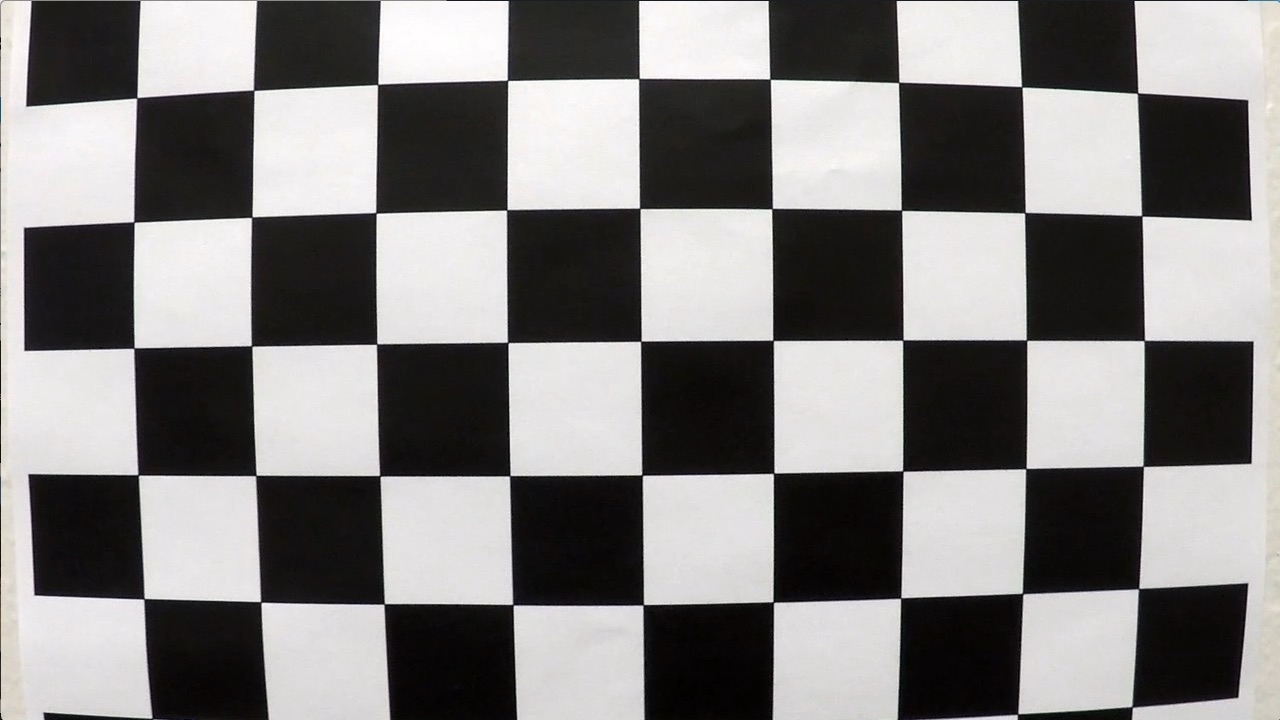
#> input picture Python/finding_lane_advance/camera_cal/calibration1.jpg, 1280 x 720 px
$ jupyter execute --allow-errors 'Project 2.ipynb'   (shell and % lines are left out)   (older library calls are emulated)
#> lines starting #> are read from the running program, lines starting #| are printed output that depends on the picture; after the words box and inside, x2 and y2 are one past the last pixel; in counts of white or black regions, pixels touching at a corner belong together
[cell 1]
import numpy as np
import pandas as pd
import cv2
import os
import glob
import matplotlib.pyplot as plt
import pickle


prev_curves = []
pre_curvature = []

[cell 2]
def calibrate_camera(images):
    # Prepare object points 0,0,0 ... 8,5,0
    obj_pts = np.zeros((6*9,3), np.float32)
    obj_pts[:,:2] = np.mgrid[0:9, 0:6].T.reshape(-1,2)

    # Stores all object points & img points from all images
    objpoints = []
    imgpoints = []

    for file_name in images:
        img = cv2.imread(file_name)
#> img is the input picture: shape (720, 1280, 3); mean B, G, R 127.8, 128.4, 130.1
        img_size = (img.shape[1], img.shape[0])
#> img_size = (1280, 720)
        gray = cv2.cvtColor(img, cv2.COLOR_BGR2GRAY)

        ret, corners = cv2.findChessboardCorners(gray, (9,6), None)
#> ret = False; corners = None
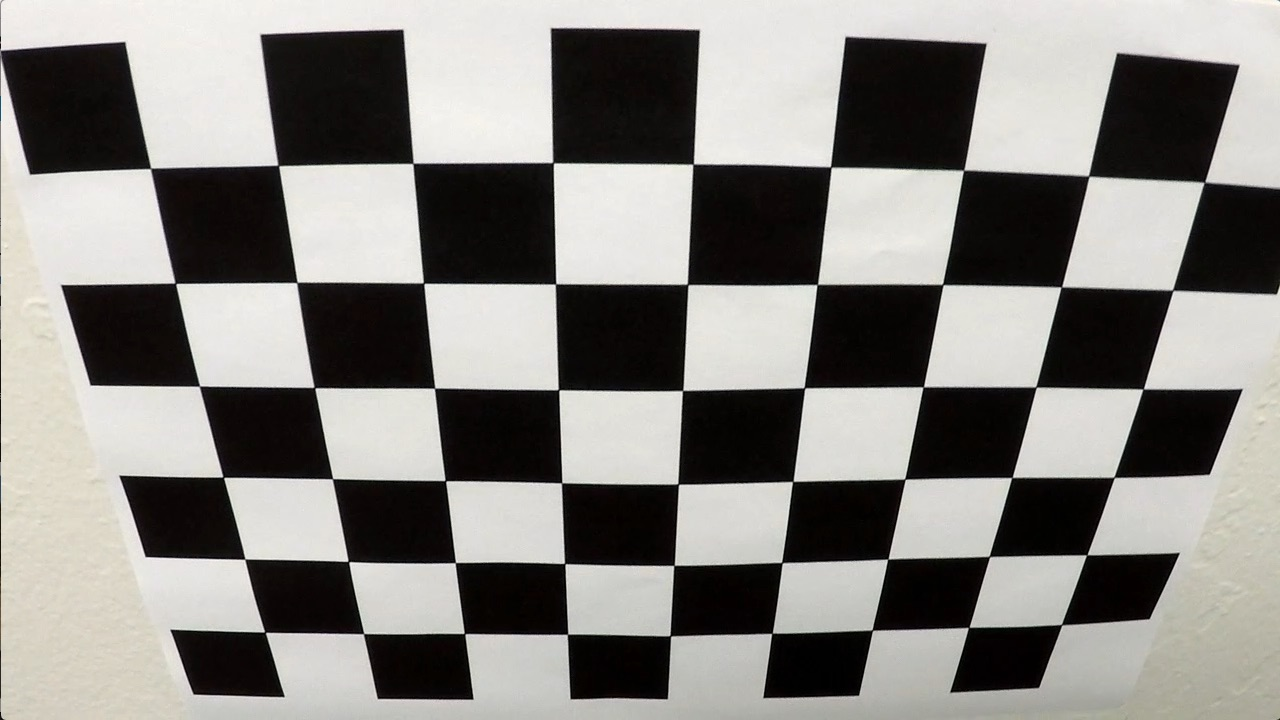
#> input picture Python/finding_lane_advance/camera_cal/calibration2.jpg, 1280 x 720 px
#> further down, img is the input picture: shape (720, 1280, 3); mean B, G, R 128.5, 132.4, 134.4

        if ret == True:
            objpoints.append(obj_pts)
            imgpoints.append(corners)

    # Calibrating the camera
    ret, mtx, dist, rvecs, tvecs = cv2.calibrateCamera(objpoints, imgpoints, img_size, None,None)

    return mtx, dist;

[cell 3]
def undistort_image(img, mtx, dist):
    undist_img = cv2.undistort(img, mtx, dist, None, mtx)
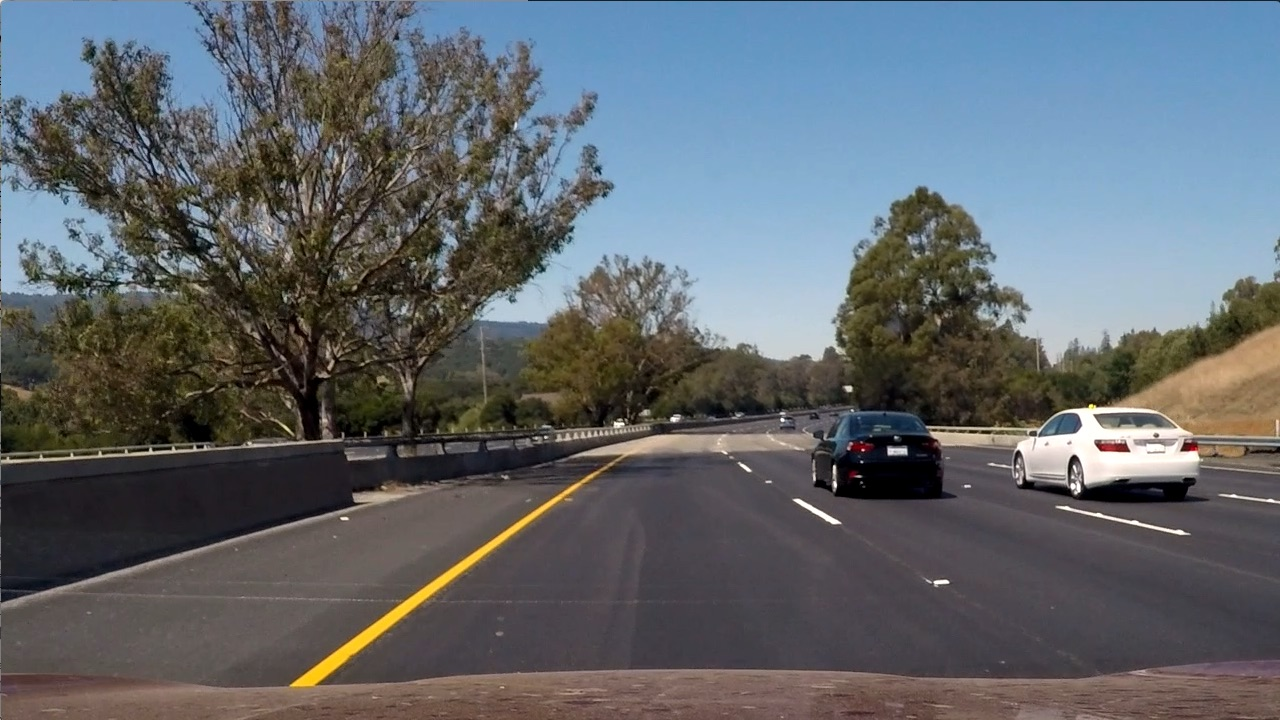
#> input picture Python/finding_lane_advance/test_images/test6.jpg, 1280 x 720 px
#> further down, img is the input picture: shape (720, 1280, 3); mean B, G, R 107.9, 102.6, 97
    return undist_img

[cell 4]
def process_image(img, mtx, dist, s_thresh=(170, 255), sx_thresh=(20, 100)):
#> called with mtx = array of shape (3, 3), dist = array of shape (1, 5), s_thresh = (170, 255), sx_thresh = (20, 100)
    img = undistort_image(img, mtx, dist)
    img = np.copy(img)

    # Convert RGB to HLS color space
    hls = cv2.cvtColor(img, cv2.COLOR_RGB2HLS)
#> hls: shape (720, 1280, 3); mean of channels 0, 1, 2 77.2, 100.8, 55.8
    l_channel = hls[:,:,1]
    s_channel = hls[:,:,2]

    # Sobel x
    sobelx = cv2.Sobel(l_channel, cv2.CV_64F, 1, 0) # Take the derivative in x
    abs_sobelx = np.absolute(sobelx) # Absolute x derivative to accentuate lines away from horizontal
    scaled_sobel = np.uint8(255*abs_sobelx/np.max(abs_sobelx))
#> `dst = process_image(img, mtx, dist)`: dst: shape (720, 1280); values 0 (black) and 1 (white), 13.6% white in thin lines or dots

    # Threshold x gradient
    sxbinary = np.zeros_like(scaled_sobel)
    sxbinary[(scaled_sobel >= sx_thresh[0]) & (scaled_sobel <= sx_thresh[1])] = 1

    # Threshold color channel
    s_binary = np.zeros_like(s_channel)
    s_binary[(s_channel >= s_thresh[0]) & (s_channel <= s_thresh[1])] = 1

    #color_binary = np.dstack((np.zeros_like(sxbinary), sxbinary, s_binary)) * 255

    combined_binary = np.zeros_like(sxbinary)
    combined_binary[(s_binary == 1) | (sxbinary == 1)] = 1

    return combined_binary

def perspective_warp(img,
                     dst_size=(1280,720),
                     src=np.float32([(0.43,0.65),(0.58,0.65),(0.1,1),(1,1)]),
                     dst=np.float32([(0,0), (1, 0), (0,1), (1,1)])):
#> called with dst_size = (1280, 720), src = array of shape (4, 2), dst = array of shape (4, 2)
    img_size = np.float32([(img.shape[1],img.shape[0])])
#> img_size = [[1280, 720]]
    src = src * img_size
    # For destination points, I'm arbitrarily choosing some points to be
    # a nice fit for displaying our warped result
    # this is good enough for our purposes
    dst = dst * np.float32(dst_size)
    # Given src and dst points, calculate the perspective transform matrix
    M = cv2.getPerspectiveTransform(src, dst)
    # Warp the image using OpenCV warpPerspective()
    warped_image = cv2.warpPerspective(img, M, dst_size, flags=cv2.INTER_LINEAR)
#> warped_image: shape (720, 1280); values 0 (black) and 1 (white), 5.1% white; 66 white regions (55 under 20 px), largest, box (x1, y1, x2, y2) and area: (127, 0, 398, 713) 36929, (1168, 333, 1253, 468) 6937, (1238, 0, 1280, 86) 1292
    return warped_image

def inverse_perspective_warp(img,
                     dst_size=(1280,720),
                     src=np.float32([(0,0), (1, 0), (0,1), (1,1)]),
                     dst=np.float32([(0.43,0.65),(0.58,0.65),(0.1,1),(1,1)])):
    img_size = np.float32([(img.shape[1],img.shape[0])])
    src = src* img_size
    # For destination points, I'm arbitrarily choosing some points to be
    # a nice fit for displaying our warped result
    # this is good enough for our purposes
    dst = dst * np.float32(dst_size)
    # Given src and dst points, calculate the perspective transform matrix
    M = cv2.getPerspectiveTransform(src, dst)
    # Warp the image using OpenCV warpPerspective()
    warped = cv2.warpPerspective(img, M, dst_size)
    return warped

def get_histogram(img):
    histogram = np.sum(img[img.shape[0]//2:,:], axis=0)
    #plt.plot(histogram)
    #plt.title("Histogram", fontsize=30)
    #plt.show()
    return histogram

[cell 5]
def find_lane_pixels(img, nwindows=9, margin=100, minpix = 50, draw_windows=True):
#> called with nwindows = 9, margin = 100, minpix = 50, draw_windows = True
    global left_a, left_b, left_c, right_a, right_b, right_c
    left_fit_= np.empty(3)
    right_fit_ = np.empty(3)
    out_img = np.dstack((img, img, img))*255

    histogram = get_histogram(img)
#> in get_histogram, `histogram = np.sum(img[img.shape[0]//2:,:], axis=0)`: histogram = 1280 values, max 188 at index 165, min 0 at index 0, mean 16.84

    # find peaks of left and right halves
    midpoint = int(histogram.shape[0]//2)
#> midpoint = 640

    leftx_base = np.argmax(histogram[:midpoint])
#> leftx_base = 165
    rightx_base = np.argmax(histogram[midpoint:]) + midpoint
#> rightx_base = 1212

    # Set height of windows
    window_height = np.int(img.shape[0]/nwindows)
#> window_height = 80
    # Identify the x and y positions of all nonzero pixels in the image
    nonzero = img.nonzero()
#> nonzero = 47301 positions, rows 0 to 719, columns 42 to 1279
    nonzeroy = np.array(nonzero[0])
    nonzerox = np.array(nonzero[1])
    # Current positions to be updated for each window
    leftx_current = leftx_base
#> leftx_current = 165
    rightx_current = rightx_base
#> rightx_current = 1212

    # Create empty lists to receive left and right lane pixel indices
    left_lane_inds = []
    right_lane_inds = []

    # Step through the windows one by one
    for window in range(nwindows):
        # Identify window boundaries in x and y (and right and left)
        win_y_low = img.shape[0] - (window+1)*window_height
        win_y_high = img.shape[0] - window*window_height


        win_xleft_low = leftx_current - margin
        win_xleft_high = leftx_current + margin

        win_xright_low = rightx_current - margin
        win_xright_high = rightx_current + margin
        # Draw the windows on the visualization image
        if draw_windows == True:
            cv2.rectangle(out_img,(win_xleft_low,win_y_low),(win_xleft_high,win_y_high),
            (0,255,0), 3)
            cv2.rectangle(out_img,(win_xright_low,win_y_low),(win_xright_high,win_y_high),
            (0,255,0), 3)

        # Identify the nonzero pixels in x and y within the window
        good_left_inds = ((nonzeroy >= win_y_low) & (nonzeroy < win_y_high) &
        (nonzerox >= win_xleft_low) &  (nonzerox < win_xleft_high)).nonzero()[0]
        good_right_inds = ((nonzeroy >= win_y_low) & (nonzeroy < win_y_high) &
        (nonzerox >= win_xright_low) &  (nonzerox < win_xright_high)).nonzero()[0]
        # Append these indices to the lists
        left_lane_inds.append(good_left_inds)
        right_lane_inds.append(good_right_inds)
        # If you found > minpix pixels, recenter next window on their mean position
        if len(good_left_inds) > minpix:
            leftx_current = np.int(np.mean(nonzerox[good_left_inds]))
        if len(good_right_inds) > minpix:
            rightx_current = np.int(np.mean(nonzerox[good_right_inds]))
#> this loop made 9 passes
#> (win_xleft_low, win_xleft_high, win_xright_low, win_xright_high, leftx_current, rightx_current) on passes 2, 4, 5, 7, 8, 9: (51, 251, 1112, 1312, 166, 1170), (87, 287, 1070, 1270, 207, 1204), (107, 307, 1104, 1304, 225, 1214), (153, 353, 1114, 1314, 280, 1251), (180, 380, 1151, 1351, 309, 1254), (209, 409, 1154, 1354, 343, 1263)
#> (win_xleft_low, win_xleft_high, win_xright_low, win_xright_high, good_right_inds, leftx_current) on pass 1: (65, 265, 1112, 1312, [47116, 47117, 47118, 47163, 47164, 47249, 47250], 151)
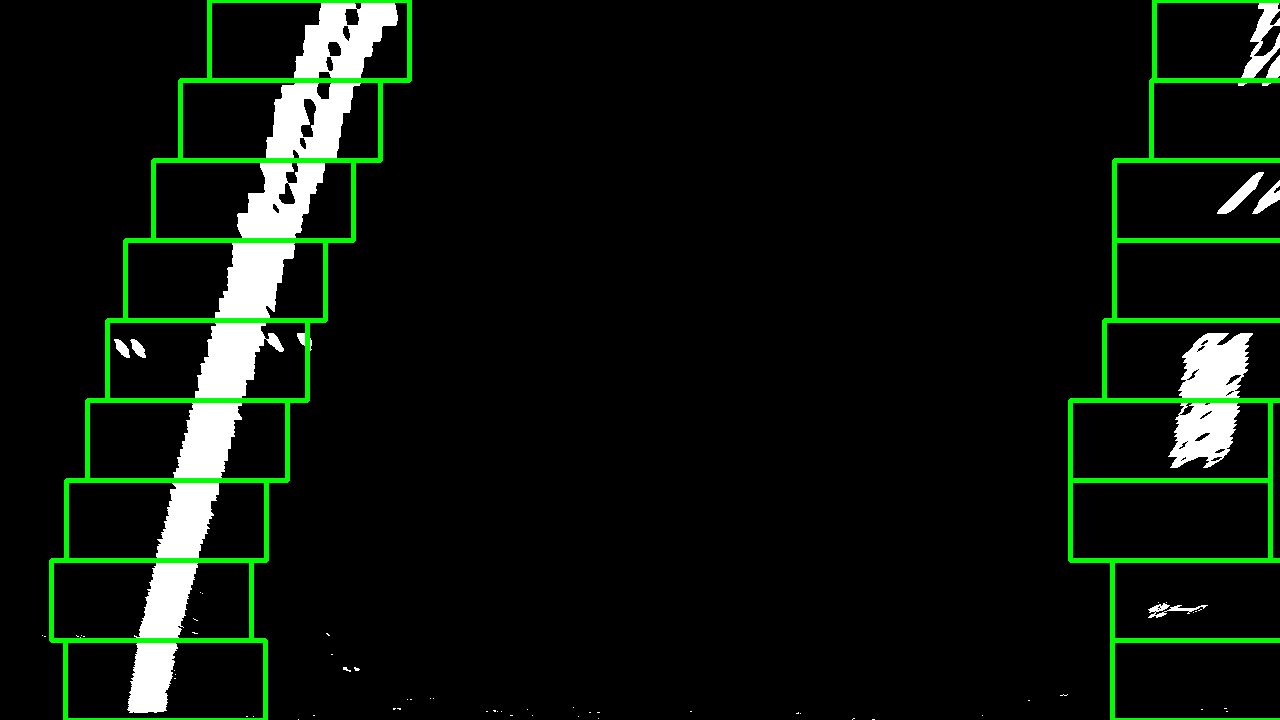
#> out_img: shape (720, 1280, 3); mean of channels 0, 1, 2 12.3, 20.3, 12.3; drawn as B, G, R
#> after the loop, left_lane_inds = 9 items; right_lane_inds = 9 items

    # Concatenate the arrays of indices
    left_lane_inds = np.concatenate(left_lane_inds)
    right_lane_inds = np.concatenate(right_lane_inds)
#> right_lane_inds = 9734 values, max 47250 at index 6, min 68 at index 8273, mean 24534.2

    # Extract left and right line pixel positions
    leftx = nonzerox[left_lane_inds]
    lefty = nonzeroy[left_lane_inds]
    rightx = nonzerox[right_lane_inds]
#> rightx = 9734 values, max 1279 at index 7334, min 1148 at index 143, mean 1221
    righty = nonzeroy[right_lane_inds]
#> righty = 9734 values, max 711 at index 5, min 0 at index 8273, mean 328.6

    # Fit a second order polynomial to each
    left_fit = np.polyfit(lefty, leftx, 2)
#> left_fit = [0.000187, -0.432, 358.9]
    right_fit = np.polyfit(righty, rightx, 2)
#> right_fit = [-8.11e-05, -0.12, 1270.9]

    left_a.append(left_fit[0])
    left_b.append(left_fit[1])
    left_c.append(left_fit[2])

    right_a.append(right_fit[0])
    right_b.append(right_fit[1])
    right_c.append(right_fit[2])

    # averaging the last 10 polynomial coeficients
    if len(left_a) >= 10 :
        left_fit_[0] = np.mean(left_a[-10:])
        left_fit_[1] = np.mean(left_b[-10:])
        left_fit_[2] = np.mean(left_c[-10:])

        right_fit_[0] = np.mean(right_a[-10:])
        right_fit_[1] = np.mean(right_b[-10:])
        right_fit_[2] = np.mean(right_c[-10:])
    else:
        left_fit_[0] = left_fit[0]
        left_fit_[1] = left_fit[1]
        left_fit_[2] = left_fit[2]

        right_fit_[0] = right_fit[0]
        right_fit_[1] = right_fit[1]
        right_fit_[2] = right_fit[2]

    # Generate x and y values for plotting
    ploty = np.linspace(0, img.shape[0]-1, img.shape[0] )
#> ploty = 720 values from 0 to 719
    left_fitx = left_fit[0]*ploty**2 + left_fit[1]*ploty + left_fit[2]
#> left_fitx = 720 values, max 358.9 at index 0, min 145 at index 719, mean 235.9
    right_fitx = right_fit[0]*ploty**2 + right_fit[1]*ploty + right_fit[2]
#> right_fitx = 720 values, max 1270.9 at index 0, min 1142.8 at index 719, mean 1213.8

    # Plots the left and right polynomials on the lane lines
    #plt.plot(left_fitx, ploty, color='yellow')
    #plt.plot(right_fitx, ploty, color='yellow')

    out_img[nonzeroy[left_lane_inds], nonzerox[left_lane_inds]] = [255, 0, 100]
    out_img[nonzeroy[right_lane_inds], nonzerox[right_lane_inds]] = [0, 100, 255]

    return out_img, (left_fitx, right_fitx), (left_fit_, right_fit_), ploty

def get_curvature(img, leftx, rightx):
    ploty = np.linspace(0, img.shape[0]-1, img.shape[0])
#> ploty = 720 values from 0 to 719
    y_eval = np.max(ploty)
#> y_eval = 719
    ym_per_pix = 30.5/720 # meters per pixel in y dimension
    xm_per_pix = 3.7/720 # meters per pixel in x dimension

    # Fit new polynomials to x,y in world space
    left_fit_cr = np.polyfit(ploty*ym_per_pix, leftx*xm_per_pix, 2)
    right_fit_cr = np.polyfit(ploty*ym_per_pix, rightx*xm_per_pix, 2)
    # Calculate the new radio of curvature
    left_curverad = ((1 + (2*left_fit_cr[0]*y_eval*ym_per_pix + left_fit_cr[1])**2)**1.5) / np.absolute(2*left_fit_cr[0])
    right_curverad = ((1 + (2*right_fit_cr[0]*y_eval*ym_per_pix + right_fit_cr[1])**2)**1.5) / np.absolute(2*right_fit_cr[0])

    #calculating the values to meters
    car_pos = img.shape[1]/2
#> car_pos = 640
    l_fit_x_int = left_fit_cr[0]*img.shape[0]**2 + left_fit_cr[1]*img.shape[0] + left_fit_cr[2]
    r_fit_x_int = right_fit_cr[0]*img.shape[0]**2 + right_fit_cr[1]*img.shape[0] + right_fit_cr[2]
    lane_center_position = (r_fit_x_int + l_fit_x_int) /2
    center = (car_pos - lane_center_position) * xm_per_pix / 10

    return (left_curverad, right_curverad, center)

def draw_lanes(img, left_fit, right_fit, color):
#> called with left_fit = array of shape (720,), right_fit = array of shape (720,), color = (255, 0, 0)
    plot_lane = np.linspace(0, img.shape[0]-1, img.shape[0])
#> plot_lane = 720 values from 0 to 719
    color_img = np.zeros_like(img)

    left = np.array([np.transpose(np.vstack([left_fit, plot_lane]))])
    right = np.array([np.flipud(np.transpose(np.vstack([right_fit, plot_lane])))])
    points = np.hstack((left, right))

    cv2.fillPoly(color_img, np.int_(points), color)

    inverse_perspective = inverse_perspective_warp(color_img)
    inverse_perspective = cv2.addWeighted(img, 1, inverse_perspective, 0.8, 0)
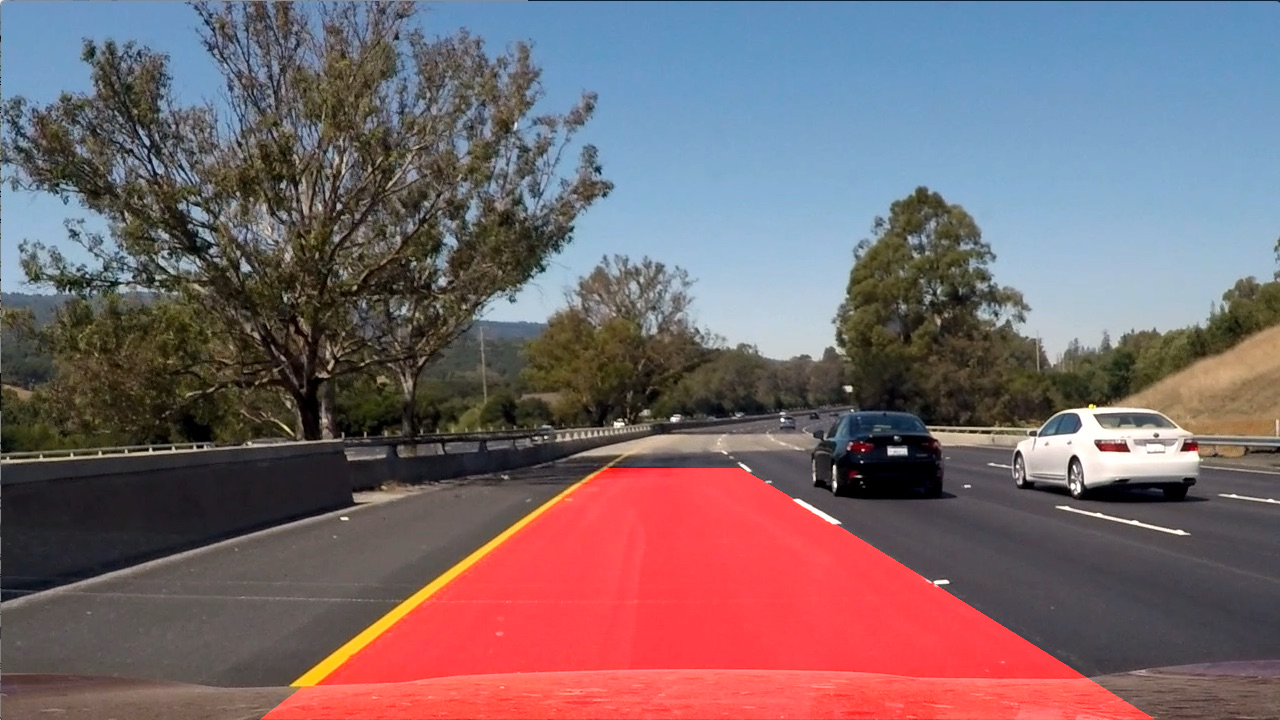
#> inverse_perspective: shape (720, 1280, 3); mean R, G, B 120.5, 102.6, 107.9
    return inverse_perspective

[cell 6]
fname = 'test_images/test6.jpg'
images = glob.glob('camera_cal/*.jpg')
mtx, dist = calibrate_camera(images)

img = cv2.imread('camera_cal/calibration2.jpg')
undistort_img = undistort_image(img, mtx, dist)


# Visualize undistortion chessboard
f, (ax1, ax2) = plt.subplots(1, 2, figsize=(20,10))
ax1.imshow(img)
ax1.set_title('Original Image', fontsize=30)
ax2.imshow(undistort_img)
ax2.set_title('Undistorted Image', fontsize=30)
plt.show()

# Visualize undistortion real image
img = cv2.imread(fname)
img = cv2.cvtColor(img, cv2.COLOR_BGR2RGB)
dst = undistort_image(img, mtx, dist)

f, (ax1, ax2) = plt.subplots(1, 2, figsize=(20,10))
ax1.imshow(img)
ax1.set_title('Original Image', fontsize=30)
ax2.imshow(dst)
ax2.set_title('Undistorted Image', fontsize=30)
plt.show()

img = cv2.imread(fname)
img = cv2.cvtColor(img, cv2.COLOR_BGR2RGB)
dst = process_image(img, mtx, dist)
dst = perspective_warp(dst, dst_size=(1280,720))

# Visualize undistortion real image
f, (ax1, ax2) = plt.subplots(1, 2, figsize=(20,10))
ax1.imshow(img)
ax1.set_title('Original Image', fontsize=30)
ax2.imshow(dst, cmap='gray')
ax2.set_title('Perspective Warped Image', fontsize=30)
plt.show()

left_a, left_b, left_c = [],[],[]
right_a, right_b, right_c = [],[],[]
out_img, curves, lanes, ploty = find_lane_pixels(dst)

# Plotting lines
plt.imshow(out_img, cmap='gray')
plt.title("Sliding Windows With Lines", fontsize=30)
plt.xlim(0, 1280)
plt.ylim(720, 0)
plt.show()

curverad=get_curvature(img, curves[0],curves[1])
color = (255,0,0)
image_with_lanes = draw_lanes(img, curves[0], curves[1], color)
f, (ax1, ax2) = plt.subplots(1, 2, figsize=(20,10))
ax1.imshow(img)
ax1.set_title('Original Image', fontsize=30)
ax2.imshow(image_with_lanes, cmap='hsv')
ax2.set_title('Image With Red Carpet', fontsize=30)
plt.show()
